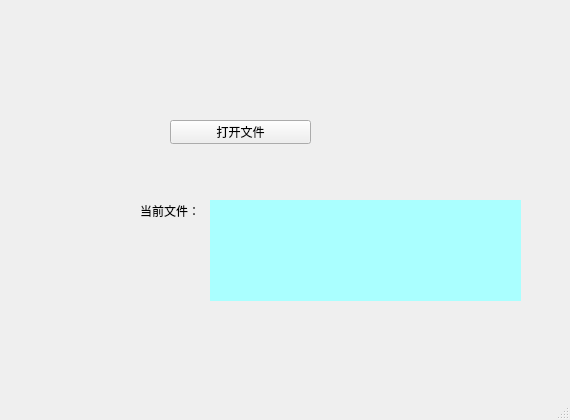
<?xml version="1.0" encoding="UTF-8"?>
<ui version="4.0">
 <class>MainWindow</class>
 <widget class="QMainWindow" name="MainWindow">
  <property name="geometry">
   <rect>
    <x>0</x>
    <y>0</y>
    <width>570</width>
    <height>420</height>
   </rect>
  </property>
  <property name="windowTitle">
   <string>MainWindow</string>
  </property>
  <widget class="QWidget" name="centralwidget">
   <widget class="QPushButton" name="btnOpenFile">
    <property name="geometry">
     <rect>
      <x>170</x>
      <y>120</y>
      <width>141</width>
      <height>24</height>
     </rect>
    </property>
    <property name="text">
     <string>打开文件</string>
    </property>
   </widget>
   <widget class="QLabel" name="label">
    <property name="geometry">
     <rect>
      <x>140</x>
      <y>200</y>
      <width>81</width>
      <height>21</height>
     </rect>
    </property>
    <property name="text">
     <string>当前文件：</string>
    </property>
   </widget>
   <widget class="QLabel" name="lblFileName">
    <property name="geometry">
     <rect>
      <x>210</x>
      <y>200</y>
      <width>311</width>
      <height>101</height>
     </rect>
    </property>
    <property name="styleSheet">
     <string notr="true">background-color: rgb(170, 255, 255)</string>
    </property>
    <property name="text">
     <string/>
    </property>
    <property name="alignment">
     <set>Qt::AlignLeading|Qt::AlignLeft|Qt::AlignTop</set>
    </property>
    <property name="wordWrap">
     <bool>true</bool>
    </property>
   </widget>
  </widget>
  <widget class="QMenuBar" name="menubar">
   <property name="geometry">
    <rect>
     <x>0</x>
     <y>0</y>
     <width>570</width>
     <height>22</height>
    </rect>
   </property>
  </widget>
  <widget class="QStatusBar" name="statusbar"/>
 </widget>
 <resources/>
 <connections/>
</ui>
